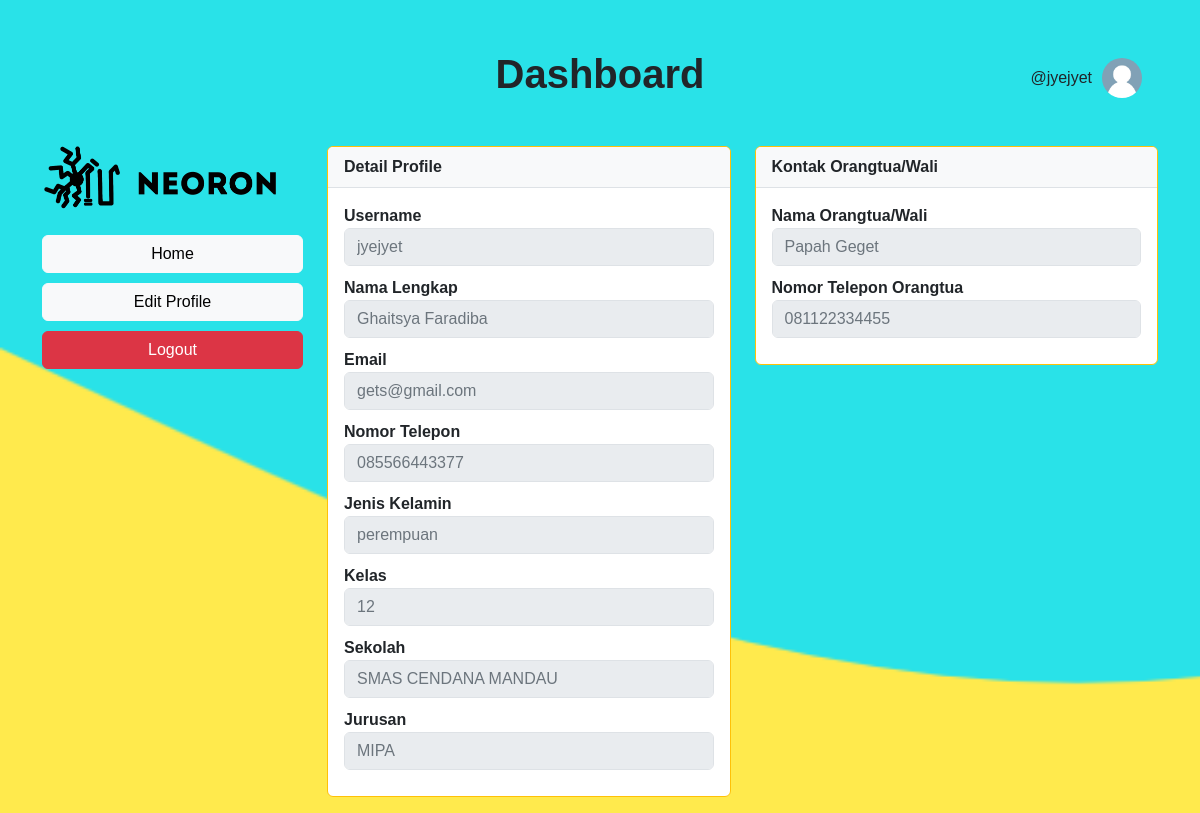
Screenshot of /dashboard-login.php (signed in) with the database file from the repository.
### tables this page shows
CREATE TABLE `datadiri` (
  `id_siswa` int(11) NOT NULL,
  `pfp` varchar(300) NOT NULL DEFAULT 'pfp_dummy.jpg',
  `uname` varchar(50) NOT NULL,
  `nama_siswa` varchar(50) NOT NULL,
  `notlp_siswa` varchar(50) NOT NULL,
  `jenisKel` varchar(50) NOT NULL,
  `kelas` varchar(50) NOT NULL,
  `sekolah` varchar(50) NOT NULL,
  `jurusan` varchar(50) NOT NULL,
  `email` varchar(50) NOT NULL,
  `password` varchar(100) NOT NULL,
  `nama_ortu` varchar(30) NOT NULL,
  `notlp_ortu` varchar(30) NOT NULL
);

### dashboard-login.php (the view, shortened to what this page needs)
<?php
$konek = new mysqli('localhost', 'root', '', 'project_bimbel');
$uname = $_SESSION['uname'];
$query = "SELECT * FROM datadiri WHERE uname='$uname'";
$result = $konek->query($query);
if ($result->num_rows > 0) {
    $user = $result->fetch_assoc();
} else {
    header("location: login.php?pesan=gagal");
    exit();
}
?>
<!DOCTYPE html>
<html lang="id">
<head>
    <link href="https://cdn.jsdelivr.net/npm/bootstrap@5.3.3/dist/css/bootstrap.min.css" rel="stylesheet">
    <link rel="stylesheet" href="/ProjekAkhir/css/buatstyle.css">
    <link rel="stylesheet" href="https://cdn.jsdelivr.net/npm/bootstrap-icons@1.11.3/font/bootstrap-icons.min.css">
</head>
<body class="wave-2">
    <div class="profile-pic p-5">
        <span>@<?php echo htmlspecialchars($user['uname']); ?></span>
        <img src="/ProjekAkhir/img/pfp_dummy.jpg" alt="Foto Profil">
    </div>
    <div class="container">
        <h1 class="text-center fw-bold mb-4">Dashboard</h1>
        <div class="row mt-5">
            <div class="col-md-3">
                <div class="profile-menu">
                    <img src="/ProjekAkhir/img/logo_horizontal.png" class="mb-4" alt="" width="90%">
                    <a class="text-decoration-none" href="home-login.php"><button class="btn btn-light w-100 ">Home</button></a>
                    <a class="text-decoration-none" href="edit-profile.php"><button class="btn btn-light w-100">Edit Profile</button></a>
                    <a class="text-decoration-none" href="./main/logout.php"><button class="btn btn-danger w-100">Logout</button></a>
                </div>
            </div>
            <div class="col-md-9">
                <div class="row">
                    <div class="col-md-6">
                        <div class="card border-warning mb-3">
                            <div class="card-header"><strong>Detail Profile</strong></div>
                            <div class="card-body">
                                <label>Username</label>
                                <div class="col-12">
                                    <input type="text" class="form-control text-secondary" value="<?php echo htmlspecialchars($user['uname']); ?>" disabled>
                                </div>
                                <label>Nama Lengkap</label>
                                <div class="col-12">
                                    <input type="text" class="form-control text-secondary" value="<?php echo htmlspecialchars($user['nama_siswa']); ?>" disabled>
                                </div>
                                <label>Email</label>
                                <div class="col-12">
                                    <input type="text" class="form-control text-secondary" value="<?php echo htmlspecialchars($user['email']); ?>" disabled>
                                </div>
                                <label>Nomor Telepon</label>
                                <div class="col-12">
                                    <input type="text" class="form-control text-secondary" value="<?php echo htmlspecialchars($user['notlp_siswa']); ?>" disabled>
                                </div>
                                <label>Jenis Kelamin</label>
                                <div class="col-12">
                                    <input type="text" class="form-control text-secondary" value="<?php echo htmlspecialchars($user['jenisKel']); ?>" disabled>
                                </div>
                                <label>Kelas</label>
                                <div class="col-12">
                                    <input type="text" class="form-control text-secondary" value="<?php echo htmlspecialchars($user['kelas']); ?>" disabled>
                                </div>
                                <label>Sekolah</label>
                                <div class="col-12">
                                    <input type="text" class="form-control text-secondary" value="<?php echo htmlspecialchars($user['sekolah']); ?>" disabled>
                                </div>
                                <label>Jurusan</label>
                                <div class="col-12">
                                    <input type="text" class="form-control text-secondary" value="<?php echo htmlspecialchars($user['jurusan']); ?>" disabled>
                                </div>
                            </div>
                        </div>
                    </div>
                    <div class="col-md-6">
                        <div class="card border-warning mb-3">
                            <div class="card-header"><strong>Kontak Orangtua/Wali</strong></div>
                            <div class="card-body">
                                <label>Nama Orangtua/Wali</label>
                                <div class="col-12">
                                    <input type="text" class="form-control text-secondary" value="<?php echo htmlspecialchars($user['nama_ortu']); ?>" disabled>
                                </div>
                                <label>Nomor Telepon Orangtua</label>
                                <div class="col-12">
                                    <input type="text" class="form-control text-secondary" value="<?php echo htmlspecialchars($user['notlp_ortu']); ?>" disabled>
                                </div>
                            </div>
                        </div>
                    </div>
                </div>
            </div>
        </div>
    </div>
</body>
</html>

### css/buatstyle.css (style rules this page uses)
.wave-2 { background-image: url('/ProjekAkhir/img/wave-2.png'); background-size: cover; background-repeat: no-repeat; }

### dashboard-login.php (style rules this page uses)
body { font-family: Arial, sans-serif; background-color: #f0f0f0; }
.container { margin-top: 50px; }
.profile-menu { display: flex; flex-direction: column; }
.profile-menu a { margin-bottom: 10px; }
.profile-pic { position: absolute; top: 10px; right: 10px; display: flex; align-items: center; }
.profile-pic img { border-radius: 50%; width: 40px; height: 40px; margin-left: 10px; }
.card-header { background-color: #f8f9fa; border-bottom: 1px solid #dee2e6; }
.card-body label { font-weight: bold; }
.card-body .col-12 { margin-bottom: 10px; }

### rows the page displays
datadiri: uname "jyejyet", nama_siswa "Ghaitsya Faradiba", email "gets@gmail.com", notlp_siswa "085566443377", jenisKel "perempuan", kelas "12", sekolah "SMAS CENDANA MANDAU", jurusan "MIPA", nama_ortu "Papah Geget", notlp_ortu "081122334455"
